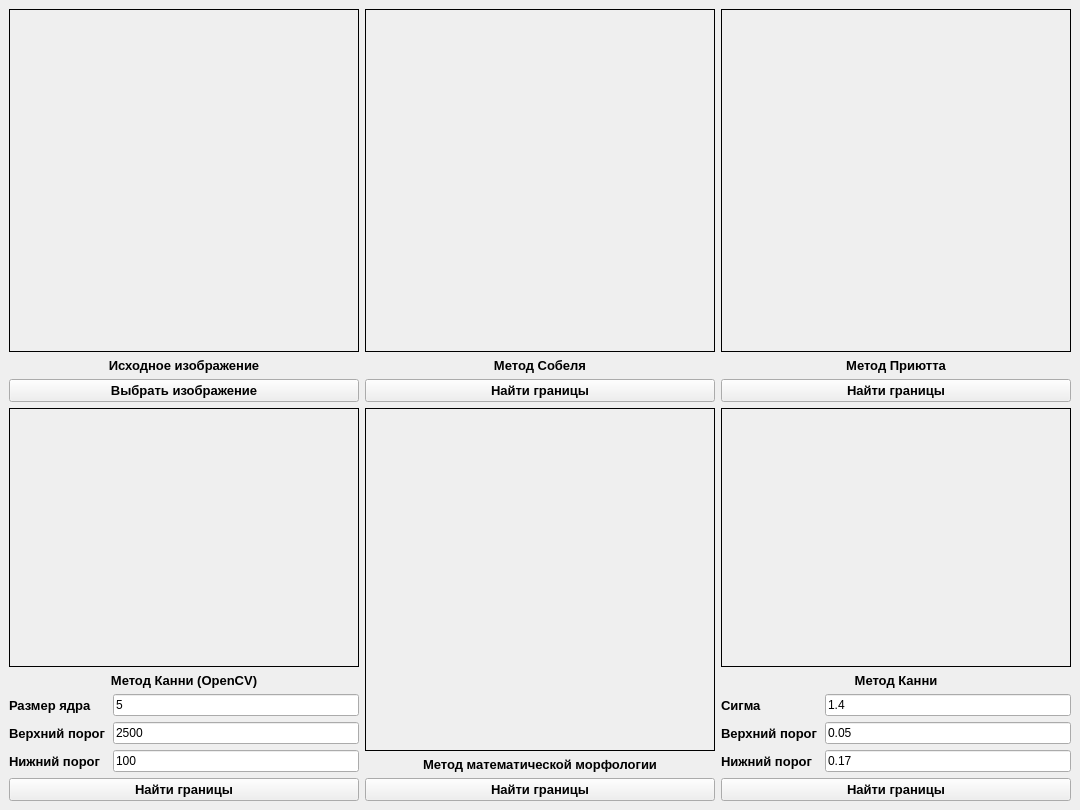
<?xml version="1.0" encoding="UTF-8"?>
<ui version="4.0">
 <class>EdgeDetector</class>
 <widget class="QMainWindow" name="EdgeDetector">
  <property name="geometry">
   <rect>
    <x>0</x>
    <y>0</y>
    <width>1080</width>
    <height>810</height>
   </rect>
  </property>
  <property name="sizePolicy">
   <sizepolicy hsizetype="Preferred" vsizetype="Preferred">
    <horstretch>0</horstretch>
    <verstretch>0</verstretch>
   </sizepolicy>
  </property>
  <property name="windowTitle">
   <string>Edge Detector</string>
  </property>
  <widget class="QWidget" name="centralwidget">
   <property name="sizePolicy">
    <sizepolicy hsizetype="Minimum" vsizetype="Minimum">
     <horstretch>0</horstretch>
     <verstretch>0</verstretch>
    </sizepolicy>
   </property>
   <layout class="QGridLayout" name="gridLayout" rowstretch="1,1" columnstretch="1,1,1">
    <item row="0" column="0">
     <layout class="QVBoxLayout" name="verticalLayout" stretch="0,0,0">
      <property name="sizeConstraint">
       <enum>QLayout::SetDefaultConstraint</enum>
      </property>
      <item>
       <widget class="QLabel" name="labelOrig">
        <property name="sizePolicy">
         <sizepolicy hsizetype="Preferred" vsizetype="Preferred">
          <horstretch>10</horstretch>
          <verstretch>100</verstretch>
         </sizepolicy>
        </property>
        <property name="font">
         <font>
          <pointsize>6</pointsize>
         </font>
        </property>
        <property name="frameShape">
         <enum>QFrame::Box</enum>
        </property>
        <property name="text">
         <string/>
        </property>
       </widget>
      </item>
      <item>
       <widget class="QLabel" name="label_2">
        <property name="sizePolicy">
         <sizepolicy hsizetype="Minimum" vsizetype="Fixed">
          <horstretch>0</horstretch>
          <verstretch>0</verstretch>
         </sizepolicy>
        </property>
        <property name="font">
         <font>
          <pointsize>10</pointsize>
          <weight>75</weight>
          <bold>true</bold>
         </font>
        </property>
        <property name="text">
         <string>Исходное изображение</string>
        </property>
        <property name="alignment">
         <set>Qt::AlignCenter</set>
        </property>
       </widget>
      </item>
      <item>
       <widget class="QPushButton" name="pushButtonSelectImage">
        <property name="sizePolicy">
         <sizepolicy hsizetype="Minimum" vsizetype="Fixed">
          <horstretch>0</horstretch>
          <verstretch>0</verstretch>
         </sizepolicy>
        </property>
        <property name="font">
         <font>
          <pointsize>10</pointsize>
          <weight>75</weight>
          <bold>true</bold>
         </font>
        </property>
        <property name="text">
         <string>Выбрать изображение</string>
        </property>
       </widget>
      </item>
     </layout>
    </item>
    <item row="0" column="1">
     <layout class="QVBoxLayout" name="verticalLayout_2" stretch="5,1,1">
      <item>
       <widget class="QLabel" name="labelSob">
        <property name="font">
         <font>
          <pointsize>6</pointsize>
         </font>
        </property>
        <property name="frameShape">
         <enum>QFrame::Box</enum>
        </property>
        <property name="text">
         <string/>
        </property>
       </widget>
      </item>
      <item>
       <widget class="QLabel" name="label_3">
        <property name="sizePolicy">
         <sizepolicy hsizetype="Minimum" vsizetype="Fixed">
          <horstretch>0</horstretch>
          <verstretch>0</verstretch>
         </sizepolicy>
        </property>
        <property name="font">
         <font>
          <pointsize>10</pointsize>
          <weight>75</weight>
          <bold>true</bold>
         </font>
        </property>
        <property name="text">
         <string>Метод Собеля</string>
        </property>
        <property name="alignment">
         <set>Qt::AlignCenter</set>
        </property>
       </widget>
      </item>
      <item>
       <widget class="QPushButton" name="pushButtonDetectSobel">
        <property name="font">
         <font>
          <pointsize>10</pointsize>
          <weight>75</weight>
          <bold>true</bold>
         </font>
        </property>
        <property name="text">
         <string>Найти границы</string>
        </property>
       </widget>
      </item>
     </layout>
    </item>
    <item row="0" column="2">
     <layout class="QVBoxLayout" name="verticalLayout_3">
      <item>
       <widget class="QLabel" name="labelPrew">
        <property name="font">
         <font>
          <pointsize>6</pointsize>
         </font>
        </property>
        <property name="frameShape">
         <enum>QFrame::Box</enum>
        </property>
        <property name="text">
         <string/>
        </property>
       </widget>
      </item>
      <item>
       <widget class="QLabel" name="label_4">
        <property name="sizePolicy">
         <sizepolicy hsizetype="Minimum" vsizetype="Fixed">
          <horstretch>0</horstretch>
          <verstretch>0</verstretch>
         </sizepolicy>
        </property>
        <property name="font">
         <font>
          <pointsize>10</pointsize>
          <weight>75</weight>
          <bold>true</bold>
         </font>
        </property>
        <property name="text">
         <string>Метод Приютта</string>
        </property>
        <property name="alignment">
         <set>Qt::AlignCenter</set>
        </property>
       </widget>
      </item>
      <item>
       <widget class="QPushButton" name="pushButtonDetectPrewitt">
        <property name="font">
         <font>
          <pointsize>10</pointsize>
          <weight>75</weight>
          <bold>true</bold>
         </font>
        </property>
        <property name="text">
         <string>Найти границы</string>
        </property>
       </widget>
      </item>
     </layout>
    </item>
    <item row="1" column="0">
     <layout class="QVBoxLayout" name="verticalLayout_6" stretch="8,1,1,1">
      <property name="sizeConstraint">
       <enum>QLayout::SetMinimumSize</enum>
      </property>
      <item>
       <widget class="QLabel" name="labelCannyCV">
        <property name="font">
         <font>
          <pointsize>6</pointsize>
         </font>
        </property>
        <property name="frameShape">
         <enum>QFrame::Box</enum>
        </property>
        <property name="text">
         <string/>
        </property>
       </widget>
      </item>
      <item>
       <widget class="QLabel" name="label_9">
        <property name="sizePolicy">
         <sizepolicy hsizetype="Minimum" vsizetype="Fixed">
          <horstretch>0</horstretch>
          <verstretch>0</verstretch>
         </sizepolicy>
        </property>
        <property name="font">
         <font>
          <pointsize>10</pointsize>
          <weight>75</weight>
          <bold>true</bold>
         </font>
        </property>
        <property name="text">
         <string>Метод Канни (OpenCV)</string>
        </property>
        <property name="alignment">
         <set>Qt::AlignCenter</set>
        </property>
       </widget>
      </item>
      <item>
       <layout class="QFormLayout" name="formLayout_2">
        <property name="sizeConstraint">
         <enum>QLayout::SetDefaultConstraint</enum>
        </property>
        <item row="0" column="0">
         <widget class="QLabel" name="label_10">
          <property name="sizePolicy">
           <sizepolicy hsizetype="Minimum" vsizetype="Minimum">
            <horstretch>0</horstretch>
            <verstretch>0</verstretch>
           </sizepolicy>
          </property>
          <property name="font">
           <font>
            <pointsize>10</pointsize>
            <weight>75</weight>
            <bold>true</bold>
           </font>
          </property>
          <property name="text">
           <string>Размер ядра</string>
          </property>
         </widget>
        </item>
        <item row="0" column="1">
         <widget class="QLineEdit" name="lineEdit_kernelCV">
          <property name="text">
           <string>5</string>
          </property>
         </widget>
        </item>
        <item row="1" column="0">
         <widget class="QLabel" name="label_11">
          <property name="font">
           <font>
            <pointsize>10</pointsize>
            <weight>75</weight>
            <bold>true</bold>
           </font>
          </property>
          <property name="text">
           <string>Верхний порог</string>
          </property>
         </widget>
        </item>
        <item row="2" column="0">
         <widget class="QLabel" name="label_12">
          <property name="font">
           <font>
            <pointsize>10</pointsize>
            <weight>75</weight>
            <bold>true</bold>
           </font>
          </property>
          <property name="text">
           <string>Нижний порог</string>
          </property>
         </widget>
        </item>
        <item row="1" column="1">
         <widget class="QLineEdit" name="lineEdit_topthCV">
          <property name="text">
           <string>2500</string>
          </property>
          <property name="clearButtonEnabled">
           <bool>false</bool>
          </property>
         </widget>
        </item>
        <item row="2" column="1">
         <widget class="QLineEdit" name="lineEdit_downthCV">
          <property name="text">
           <string>100</string>
          </property>
         </widget>
        </item>
       </layout>
      </item>
      <item>
       <widget class="QPushButton" name="pushButtonDetectCannyCV">
        <property name="font">
         <font>
          <pointsize>10</pointsize>
          <weight>75</weight>
          <bold>true</bold>
         </font>
        </property>
        <property name="text">
         <string>Найти границы</string>
        </property>
       </widget>
      </item>
     </layout>
    </item>
    <item row="1" column="1">
     <layout class="QVBoxLayout" name="verticalLayout_4">
      <item>
       <widget class="QLabel" name="labelMatMorph">
        <property name="font">
         <font>
          <pointsize>6</pointsize>
         </font>
        </property>
        <property name="frameShape">
         <enum>QFrame::Box</enum>
        </property>
        <property name="text">
         <string/>
        </property>
       </widget>
      </item>
      <item>
       <widget class="QLabel" name="label_5">
        <property name="sizePolicy">
         <sizepolicy hsizetype="Minimum" vsizetype="Fixed">
          <horstretch>0</horstretch>
          <verstretch>0</verstretch>
         </sizepolicy>
        </property>
        <property name="font">
         <font>
          <pointsize>10</pointsize>
          <weight>75</weight>
          <bold>true</bold>
         </font>
        </property>
        <property name="text">
         <string>Метод математической морфологии</string>
        </property>
        <property name="alignment">
         <set>Qt::AlignCenter</set>
        </property>
       </widget>
      </item>
      <item>
       <widget class="QPushButton" name="pushButtonDetectMatMorph">
        <property name="font">
         <font>
          <pointsize>10</pointsize>
          <weight>75</weight>
          <bold>true</bold>
         </font>
        </property>
        <property name="text">
         <string>Найти границы</string>
        </property>
       </widget>
      </item>
     </layout>
    </item>
    <item row="1" column="2">
     <layout class="QVBoxLayout" name="verticalLayout_5" stretch="8,1,1,1">
      <property name="sizeConstraint">
       <enum>QLayout::SetMinimumSize</enum>
      </property>
      <item>
       <widget class="QLabel" name="labelCanny">
        <property name="font">
         <font>
          <pointsize>6</pointsize>
         </font>
        </property>
        <property name="frameShape">
         <enum>QFrame::Box</enum>
        </property>
        <property name="text">
         <string/>
        </property>
       </widget>
      </item>
      <item>
       <widget class="QLabel" name="label_6">
        <property name="sizePolicy">
         <sizepolicy hsizetype="Minimum" vsizetype="Fixed">
          <horstretch>0</horstretch>
          <verstretch>0</verstretch>
         </sizepolicy>
        </property>
        <property name="font">
         <font>
          <pointsize>10</pointsize>
          <weight>75</weight>
          <bold>true</bold>
         </font>
        </property>
        <property name="text">
         <string>Метод Канни</string>
        </property>
        <property name="alignment">
         <set>Qt::AlignCenter</set>
        </property>
       </widget>
      </item>
      <item>
       <layout class="QFormLayout" name="formLayout">
        <property name="sizeConstraint">
         <enum>QLayout::SetDefaultConstraint</enum>
        </property>
        <item row="0" column="0">
         <widget class="QLabel" name="label">
          <property name="sizePolicy">
           <sizepolicy hsizetype="Minimum" vsizetype="Minimum">
            <horstretch>0</horstretch>
            <verstretch>0</verstretch>
           </sizepolicy>
          </property>
          <property name="font">
           <font>
            <pointsize>10</pointsize>
            <weight>75</weight>
            <bold>true</bold>
           </font>
          </property>
          <property name="text">
           <string>Сигма</string>
          </property>
         </widget>
        </item>
        <item row="0" column="1">
         <widget class="QLineEdit" name="lineEdit_sigma">
          <property name="text">
           <string>1.4</string>
          </property>
         </widget>
        </item>
        <item row="1" column="0">
         <widget class="QLabel" name="label_7">
          <property name="font">
           <font>
            <pointsize>10</pointsize>
            <weight>75</weight>
            <bold>true</bold>
           </font>
          </property>
          <property name="text">
           <string>Верхний порог</string>
          </property>
         </widget>
        </item>
        <item row="2" column="0">
         <widget class="QLabel" name="label_8">
          <property name="font">
           <font>
            <pointsize>10</pointsize>
            <weight>75</weight>
            <bold>true</bold>
           </font>
          </property>
          <property name="text">
           <string>Нижний порог</string>
          </property>
         </widget>
        </item>
        <item row="1" column="1">
         <widget class="QLineEdit" name="lineEdit_topth">
          <property name="text">
           <string>0.05</string>
          </property>
          <property name="clearButtonEnabled">
           <bool>false</bool>
          </property>
         </widget>
        </item>
        <item row="2" column="1">
         <widget class="QLineEdit" name="lineEdit_downth">
          <property name="text">
           <string>0.17</string>
          </property>
         </widget>
        </item>
       </layout>
      </item>
      <item>
       <widget class="QPushButton" name="pushButtonDetectCanny">
        <property name="font">
         <font>
          <pointsize>10</pointsize>
          <weight>75</weight>
          <bold>true</bold>
         </font>
        </property>
        <property name="text">
         <string>Найти границы</string>
        </property>
       </widget>
      </item>
     </layout>
    </item>
   </layout>
  </widget>
 </widget>
 <resources/>
 <connections/>
</ui>
